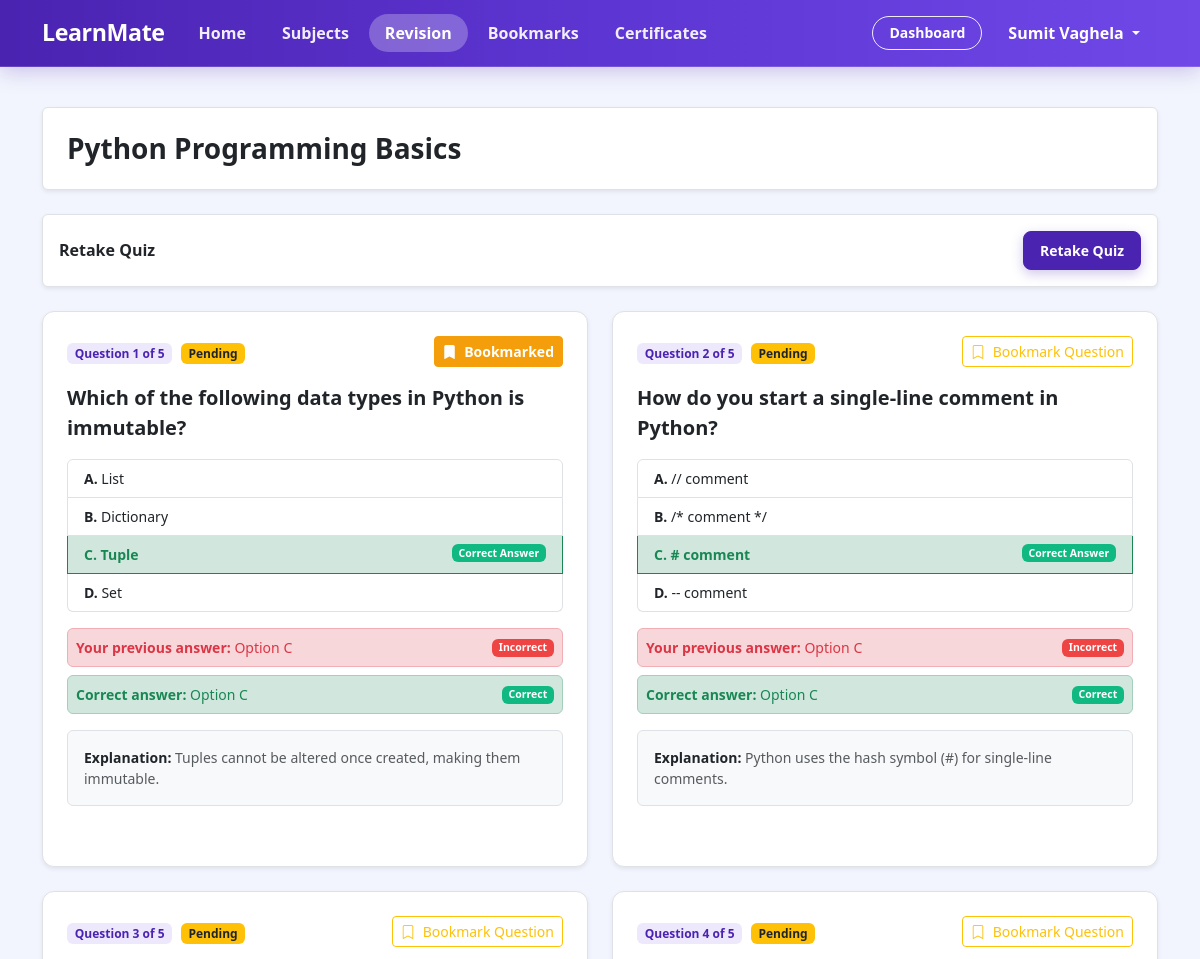
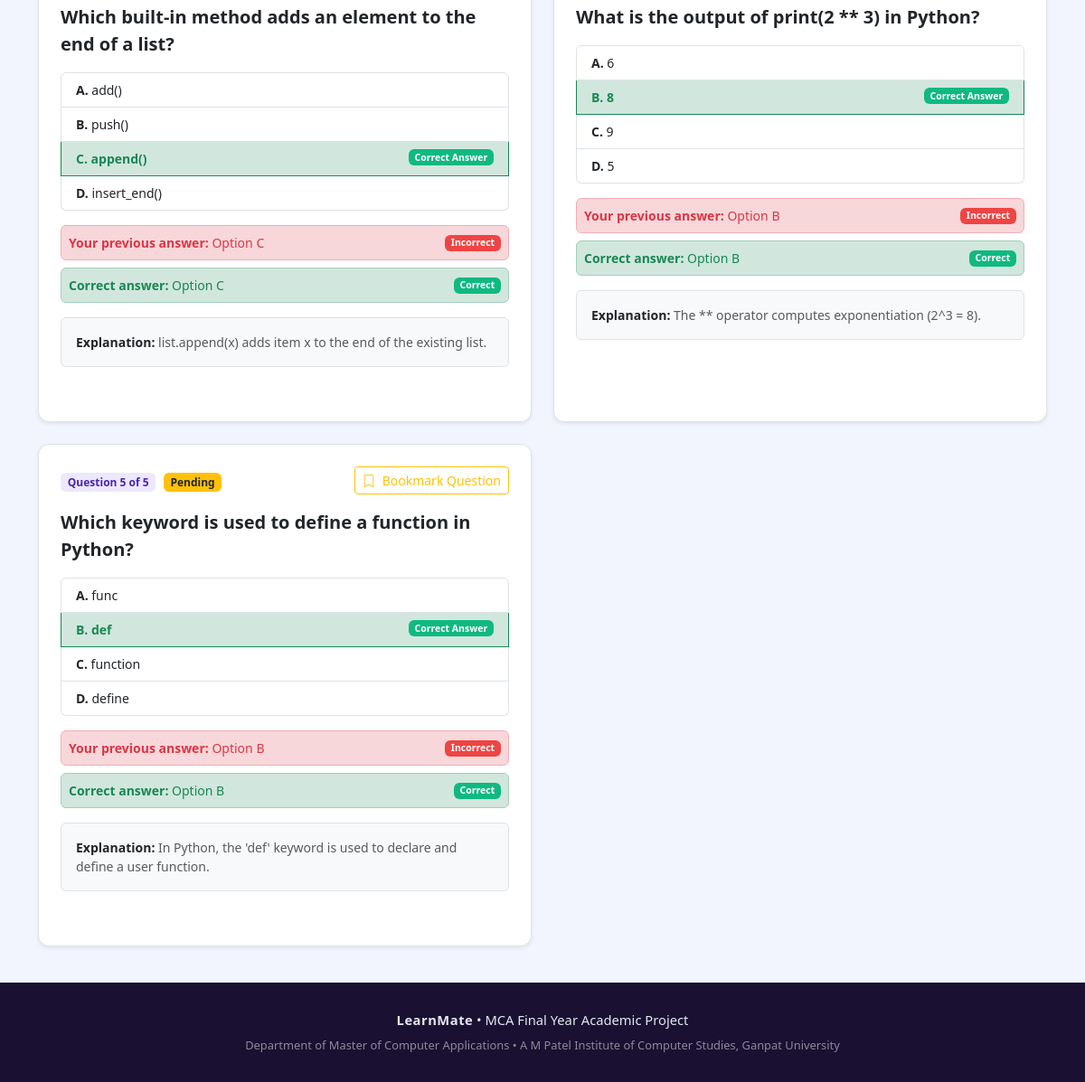
The page /revision/ (signed in) on the database its author committed (2 pictures, top to bottom).
### main_app/models.py (models this page shows, shortened)
class Subject(models.Model):
    subject_id = models.AutoField(primary_key=True)
    subject_name = models.CharField(max_length=100)
    description = models.TextField()
    image = models.ImageField(upload_to='subjects/', null=True, blank=True, help_text="Upload subject cover image")
    image_url = models.URLField(max_length=500, null=True, blank=True, help_text="Or paste direct web image URL")
    created_by = models.ForeignKey(User, on_delete=models.CASCADE, related_name='subjects_created')
    created_at = models.DateTimeField(auto_now_add=True)
    class Meta:
        db_table = 'subject'
        verbose_name = 'Subject'
        verbose_name_plural = 'Subjects'

class Revision(models.Model):
    REVISION_STATUS = (
        ('Pending', 'Needs Practice'),
        ('Mastered', 'Mastered / Corrected'),
    )
    revision_id = models.AutoField(primary_key=True)
    student = models.ForeignKey(User, on_delete=models.CASCADE, related_name='revision_items')
    question = models.ForeignKey(QuizQuestion, on_delete=models.CASCADE, related_name='revisions')
    revision_date = models.DateTimeField(auto_now_add=True)
    revision_status = models.CharField(max_length=20, choices=REVISION_STATUS, default='Pending')
    notes = models.TextField(blank=True, null=True, help_text="Personal notes for this mistake")
    class Meta:
        db_table = 'revision'
        verbose_name = 'Revision'
        verbose_name_plural = 'Revisions'

class QuizQuestion(models.Model):
    ANSWER_CHOICES = (
        ('A', 'Option A'),
        ('B', 'Option B'),
        ('C', 'Option C'),
        ('D', 'Option D'),
    )
    question_id = models.AutoField(primary_key=True)
    quiz = models.ForeignKey(Quiz, on_delete=models.CASCADE, related_name='questions')
    question_text = models.TextField()
    option_a = models.CharField(max_length=255)
    option_b = models.CharField(max_length=255)
    option_c = models.CharField(max_length=255)
    option_d = models.CharField(max_length=255)
    correct_answer = models.CharField(max_length=1, choices=ANSWER_CHOICES, help_text="Select correct option (A/B/C/D)")
    explanation = models.TextField(blank=True, null=True, help_text="Explanation for student revision")
    class Meta:
        db_table = 'quiz_question'
        verbose_name = 'Quiz Question'
        verbose_name_plural = 'Quiz Questions'

### main_app/views.py (the view)
# urls.py: path('revision/', views.revision_hub, name='revision_hub'),
@login_required
def revision_hub(request):
    all_student_revisions = Revision.objects.filter(student=request.user).select_related(
        'question', 'question__quiz', 'question__quiz__subject'
    ).order_by('revision_status', '-revision_date')
    subject_ids_with_revisions = list(
        all_student_revisions.values_list('question__quiz__subject_id', flat=True).distinct()
    )
    subjects_with_revisions = Subject.objects.filter(subject_id__in=subject_ids_with_revisions).order_by('subject_name')
    subject_tabs = []
    for subj in subjects_with_revisions:
        subj_revs = all_student_revisions.filter(question__quiz__subject=subj)
        pending = subj_revs.filter(revision_status='Pending').count()
        mastered = subj_revs.filter(revision_status='Mastered').count()
        subject_tabs.append({
            'subject': subj,
            'total_count': subj_revs.count(),
            'pending_count': pending,
            'mastered_count': mastered,
        })
    selected_subject_id = request.GET.get('subject_id')
    selected_subject = None
    if selected_subject_id:
        try:
            subj_id_int = int(selected_subject_id)
            selected_subject = Subject.objects.filter(subject_id=subj_id_int).first()
        except (ValueError, TypeError):
            selected_subject = None
    if not selected_subject and subject_tabs:
        pending_tab = next((tab for tab in subject_tabs if tab['pending_count'] > 0), subject_tabs[0])
        selected_subject = pending_tab['subject']
    if selected_subject:
        active_revisions = all_student_revisions.filter(question__quiz__subject=selected_subject)
        for rev in active_revisions:
            latest_ans = QuizAnswer.objects.filter(
                attempt__student=request.user,
                question=rev.question
            ).order_by('-answer_id').first()
            rev.last_selected_answer = latest_ans.selected_answer if latest_ans else None
    else:
        active_revisions = Revision.objects.none()
    pending_count = active_revisions.filter(revision_status='Pending').count()
    mastered_count = active_revisions.filter(revision_status='Mastered').count()
    bookmarked_question_ids = list(Bookmark.objects.filter(
        student=request.user, question__isnull=False
    ).values_list('question_id', flat=True))
    context = {
        'subject_tabs': subject_tabs,
        'selected_subject': selected_subject,
        'revisions': active_revisions,
        'pending_count': pending_count,
        'mastered_count': mastered_count,
        'total_all_pending': all_student_revisions.filter(revision_status='Pending').count(),
        'bookmarked_question_ids': bookmarked_question_ids,
    }
    return render(request, 'student/revision.html', context)

### templates/student/revision.html (shortened to what this page needs)
{% extends 'base.html' %}
{% block content %}
<div class="container py-3">
    <div class="bg-white border rounded p-4 mb-4 shadow-sm">
        <h3 class="fw-bold mb-0 text-dark">
            {% if selected_subject %}
            {{ selected_subject.subject_name }}
            {% else %}
            Mistake Revision
            {% endif %}
        </h3>
    </div>
    {% if selected_subject and revisions %}
    <div
        class="bg-white border rounded p-3 mb-4 d-flex justify-content-between align-items-center flex-wrap gap-2 shadow-sm">
        <div>
            <h6 class="fw-bold mb-0 text-dark">Retake Quiz</h6>
        </div>
        <a href="{% url 'take_revision_quiz' selected_subject.subject_id %}"
            class="btn btn-primary btn-sm px-3 fw-semibold">
            Retake Quiz
        </a>
    </div>
    {% endif %}
    <div class="row g-4">
        {% for rev in revisions %}
        <div class="col-lg-6">
            <div class="custom-card p-4 h-100 d-flex flex-column justify-content-between border bg-white shadow-sm">
                <div>
                    <div class="d-flex justify-content-between align-items-center mb-3 flex-wrap gap-2">
                        <div>
                            <span class="badge bg-primary-subtle text-primary fw-semibold me-1">
                                Question {{ forloop.counter }} of {{ revisions|length }}
                            </span>
                            <span
                                class="badge {% if rev.revision_status == 'Mastered' %}bg-success{% else %}bg-warning text-dark{% endif %}">
                                {{ rev.revision_status }}
                            </span>
                        </div>
                        <button class="btn btn-sm bookmark-toggle-btn {% if rev.question.question_id in bookmarked_question_ids %}btn-warning{% else %}btn-outline-warning{% endif %} py-1 px-2"
                                data-type="question" data-id="{{ rev.question.question_id }}"
                                data-label-active="Bookmarked" data-label-inactive="Bookmark Question"
                                title="Bookmark this question">
                            <i class="bi {% if rev.question.question_id in bookmarked_question_ids %}bi-bookmark-fill{% else %}bi-bookmark{% endif %} me-1"></i>
                            <span>{% if rev.question.question_id in bookmarked_question_ids %}Bookmarked{% else %}Bookmark Question{% endif %}</span>
                        </button>
                    </div>
                    <h5 class="fw-bold text-dark mb-3" style="line-height: 1.5;">{{ rev.question.question_text }}</h5>
                    <div class="list-group mb-3 small">
                        <div
                            class="list-group-item {% if rev.question.correct_answer == 'A' %}bg-success-subtle border-success fw-bold text-success{% endif %}">
                            <strong>A.</strong> {{ rev.question.option_a }}
                        </div>
                        <div
                            class="list-group-item {% if rev.question.correct_answer == 'B' %}bg-success-subtle border-success fw-bold text-success{% endif %}">
                            <strong>B.</strong> {{ rev.question.option_b }}
                            {% if rev.question.correct_answer == 'B' %}
                            <span class="badge bg-success float-end">Correct Answer</span>
                            {% endif %}
                        </div>
                        <div
                            class="list-group-item {% if rev.question.correct_answer == 'C' %}bg-success-subtle border-success fw-bold text-success{% endif %}">
                            <strong>C.</strong> {{ rev.question.option_c }}
                            {% if rev.question.correct_answer == 'C' %}
                            <span class="badge bg-success float-end">Correct Answer</span>
                            {% endif %}
                        </div>
                        <div
                            class="list-group-item {% if rev.question.correct_answer == 'D' %}bg-success-subtle border-success fw-bold text-success{% endif %}">
                            <strong>D.</strong> {{ rev.question.option_d }}
                        </div>
                    </div>
                    <div class="mb-3">
                        {% if rev.last_selected_answer %}
                        <div
                            class="p-2 mb-2 rounded bg-danger-subtle text-danger border border-danger-subtle small d-flex justify-content-between align-items-center">
                            <span><strong>Your previous answer:</strong> Option {{ rev.last_selected_answer }}</span>
                            <span class="badge bg-danger">Incorrect</span>
                        </div>
                        {% endif %}
                        <div
                            class="p-2 rounded bg-success-subtle text-success border border-success-subtle small d-flex justify-content-between align-items-center">
                            <span><strong>Correct answer:</strong> Option {{ rev.question.correct_answer }}</span>
                            <span class="badge bg-success">Correct</span>
                        </div>
                    </div>
                    {% if rev.question.explanation %}
                    <div class="p-3 bg-light rounded border mb-3 small">
                        <div class="text-muted">
                            <strong class="text-dark">Explanation:</strong> {{ rev.question.explanation }}
                        </div>
                    </div>
                    {% endif %}
                </div>
            </div>
        </div>
        {% endfor %}
    </div>
</div>
{% endblock %}

### templates/base.html (shortened to what this page needs)
{% load static %}
<!DOCTYPE html>
<html lang="en">
<head>
    <link href="https://cdn.jsdelivr.net/npm/bootstrap@5.3.0/dist/css/bootstrap.min.css" rel="stylesheet">
    <link rel="stylesheet" href="https://cdn.jsdelivr.net/npm/bootstrap-icons@1.11.3/font/bootstrap-icons.min.css">
    <link rel="stylesheet" href="{% static 'css/style.css' %}?v=8.0">
</head>
<body>
    <nav class="navbar navbar-expand-lg navbar-custom sticky-top">
        <div class="container">
            <a class="navbar-brand" href="{% url 'home' %}">
                LearnMate
            </a>
            <div class="collapse navbar-collapse" id="navbarMain">
                <ul class="navbar-nav me-auto mb-2 mb-lg-0">
                    <li class="nav-item">
                        <a class="nav-link {% if request.resolver_match.url_name == 'home' %}active{% endif %}"
                            href="{% url 'home' %}">Home</a>
                    </li>
                    <li class="nav-item">
                        <a class="nav-link {% if request.resolver_match.url_name == 'courses' or request.resolver_match.url_name == 'course_detail' %}active{% endif %}"
                            href="{% url 'courses' %}">Subjects</a>
                    </li>
                    {% if user.is_authenticated and not user.profile.role == 'admin' %}
                    <li class="nav-item">
                        <a class="nav-link {% if request.resolver_match.url_name == 'revision_hub' %}active{% endif %}"
                            href="{% url 'revision_hub' %}">
                            Revision
                        </a>
                    </li>
                    <li class="nav-item">
                        <a class="nav-link {% if request.resolver_match.url_name == 'bookmarks_list' %}active{% endif %}"
                            href="{% url 'bookmarks_list' %}">
                            Bookmarks
                        </a>
                    </li>
                    <li class="nav-item">
                        <a class="nav-link {% if request.resolver_match.url_name == 'certificates_list' %}active{% endif %}"
                            href="{% url 'certificates_list' %}">
                            Certificates
                        </a>
                    </li>
                    {% endif %}
                </ul>
                <ul class="navbar-nav ms-auto align-items-center">
                    {% if user.is_authenticated %}
                    {% if user.profile.role == 'admin' or user.is_superuser %}
                    <li class="nav-item me-2">
                        <a class="btn btn-sm btn-outline-primary" href="{% url 'admin_dashboard' %}">
                            Admin Panel
                        </a>
                    </li>
                    {% else %}
                    <li class="nav-item me-2">
                        <a class="btn btn-sm btn-outline-primary" href="{% url 'dashboard' %}">
                            Dashboard
                        </a>
                    </li>
                    {% endif %}
                    <li class="nav-item dropdown">
                        <a class="nav-link dropdown-toggle font-weight-bold" href="#" id="userMenu" role="button"
                            data-bs-toggle="dropdown">
                            {{ user.first_name|default:user.username }}
                        </a>
                    </li>
                    {% endif %}
                </ul>
            </div>
        </div>
    </nav>
    <main class="py-4">
        {% block content %}{% endblock %}
    </main>
    <footer>
        <div class="container text-center">
            <div class="mb-2">
                <span class="fw-bold" style="letter-spacing: 0.5px;">LearnMate</span> • MCA Final Year Academic Project
            </div>
            <div class="small text-white-50">
                Department of Master of Computer Applications • A M Patel Institute of Computer Studies, Ganpat
                University
            </div>
        </div>
    </footer>
</body>
</html>

### rows shown on the page
Subject: subject_name "Python Programming Basics"
Revision: revisions "5", revision_status "Pending", shows "Bookmarked", question.question_text "Which of the following data types in Python is immutable?", question.option_a "List", question.option_b "Dictionary", question.option_c "Tuple", shows "Correct Answer", question.option_d "Set", last_selected_answer "C", question.correct_answer "C", question.explanation "Tuples cannot be altered once created, making them immutable."
Revision: revisions "5", revision_status "Pending", shows "Bookmark Question", question.question_text "How do you start a single-line comment in Python?", question.option_a "// comment", question.option_b "/* comment */", question.option_c "# comment", shows "Correct Answer", question.option_d "-- comment", last_selected_answer "C", question.correct_answer "C", question.explanation "Python uses the hash symbol (#) for single-line comments."
Revision: revisions "5", revision_status "Pending", shows "Bookmark Question", question.question_text "Which built-in method adds an element to the end of a list?", question.option_a "add()", question.option_b "push()", question.option_c "append()", shows "Correct Answer", question.option_d "insert_end()", last_selected_answer "C", question.correct_answer "C", question.explanation "list.append(x) adds item x to the end of the existing list."
Revision: revisions "5", revision_status "Pending", shows "Bookmark Question", question.question_text "What is the output of print(2 ** 3) in Python?", question.option_a "6", question.option_b "8", shows "Correct Answer", question.option_c "9", question.option_d "5", last_selected_answer "B", question.correct_answer "B", question.explanation "The ** operator computes exponentiation (2^3 = 8)."
Revision: revisions "5", revision_status "Pending", shows "Bookmark Question", question.question_text "Which keyword is used to define a function in Python?", question.option_a "func", question.option_b "def", shows "Correct Answer", question.option_c "function", question.option_d "define", last_selected_answer "B", question.correct_answer "B", question.explanation "In Python, the 'def' keyword is used to declare and define a user function."

### other values the page prints
{{ user.first_name|default:user.username }} "Sumit Vaghela"
